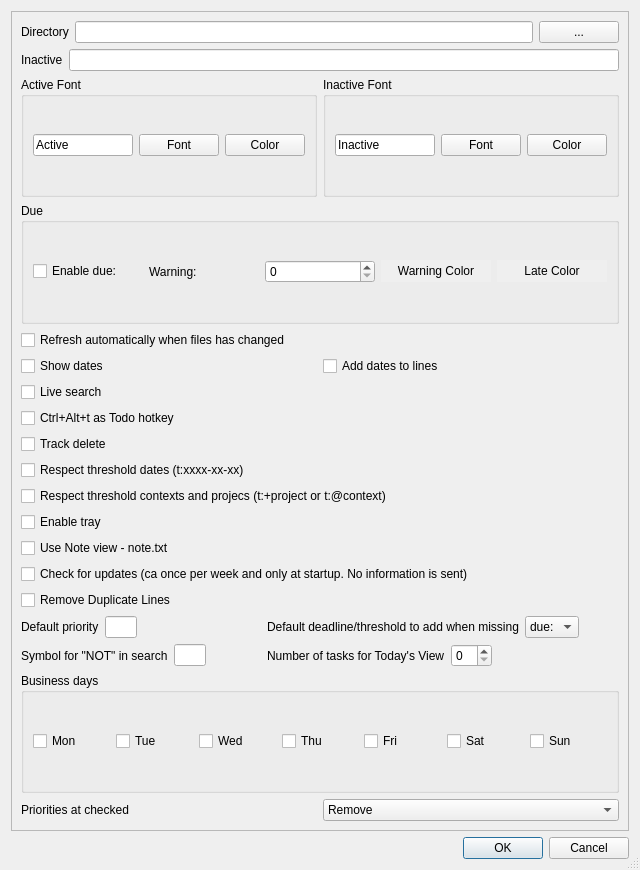
<?xml version="1.0" encoding="UTF-8"?>
<ui version="4.0">
 <class>SettingsDialog</class>
 <widget class="QDialog" name="SettingsDialog">
  <property name="geometry">
   <rect>
    <x>0</x>
    <y>0</y>
    <width>640</width>
    <height>870</height>
   </rect>
  </property>
  <property name="windowTitle">
   <string>Todour Settings</string>
  </property>
  <property name="sizeGripEnabled">
   <bool>true</bool>
  </property>
  <layout class="QVBoxLayout" name="verticalLayout">
   <item>
    <widget class="QScrollArea" name="scrollArea">
     <property name="verticalScrollBarPolicy">
      <enum>Qt::ScrollBarPolicy::ScrollBarAsNeeded</enum>
     </property>
     <property name="widgetResizable">
      <bool>true</bool>
     </property>
     <widget class="QWidget" name="scrollAreaWidgetContents">
      <property name="geometry">
       <rect>
        <x>0</x>
        <y>0</y>
        <width>620</width>
        <height>819</height>
       </rect>
      </property>
      <layout class="QVBoxLayout" name="verticalLayout_2">
       <item>
        <layout class="QHBoxLayout" name="horizontalLayout">
         <item>
          <widget class="QLabel" name="label">
           <property name="text">
            <string>Directory</string>
           </property>
          </widget>
         </item>
         <item>
          <widget class="QLineEdit" name="lineEdit"/>
         </item>
         <item>
          <widget class="QPushButton" name="btnDirBrowse">
           <property name="text">
            <string>...</string>
           </property>
          </widget>
         </item>
        </layout>
       </item>
       <item>
        <layout class="QHBoxLayout" name="horizontalLayout_2">
         <item>
          <widget class="QLabel" name="label_2">
           <property name="text">
            <string>Inactive</string>
           </property>
          </widget>
         </item>
         <item>
          <widget class="QLineEdit" name="lineEdit_2">
           <property name="toolTip">
            <string>Keywords that mark an item as inactive. Seperated by ';'</string>
           </property>
           <property name="statusTip">
            <string/>
           </property>
          </widget>
         </item>
        </layout>
       </item>
       <item>
        <layout class="QHBoxLayout" name="horizontalLayout_3">
         <item>
          <widget class="QGroupBox" name="groupBox_2">
           <property name="title">
            <string>Active Font</string>
           </property>
           <layout class="QHBoxLayout" name="horizontalLayout_4">
            <item>
             <widget class="QLineEdit" name="le_activeFont">
              <property name="enabled">
               <bool>true</bool>
              </property>
              <property name="text">
               <string>Active</string>
              </property>
              <property name="readOnly">
               <bool>true</bool>
              </property>
             </widget>
            </item>
            <item>
             <widget class="QPushButton" name="pb_fontDlgActive">
              <property name="text">
               <string>Font</string>
              </property>
             </widget>
            </item>
            <item>
             <widget class="QPushButton" name="pb_colorDlgActive">
              <property name="text">
               <string>Color</string>
              </property>
             </widget>
            </item>
           </layout>
          </widget>
         </item>
         <item>
          <widget class="QGroupBox" name="groupBox">
           <property name="title">
            <string>Inactive Font</string>
           </property>
           <layout class="QHBoxLayout" name="horizontalLayout_6">
            <item>
             <widget class="QLineEdit" name="le_InactiveFont">
              <property name="text">
               <string>Inactive</string>
              </property>
              <property name="readOnly">
               <bool>true</bool>
              </property>
             </widget>
            </item>
            <item>
             <widget class="QPushButton" name="pb_fontDlgInactive">
              <property name="text">
               <string>Font</string>
              </property>
             </widget>
            </item>
            <item>
             <widget class="QPushButton" name="pb_colorDlgInactive">
              <property name="text">
               <string>Color</string>
              </property>
             </widget>
            </item>
           </layout>
          </widget>
         </item>
        </layout>
       </item>
       <item>
        <layout class="QHBoxLayout" name="horizontalLayout_5">
         <item>
          <widget class="QGroupBox" name="groupBox_3">
           <property name="title">
            <string>Due </string>
           </property>
           <layout class="QVBoxLayout" name="verticalLayout_1">
            <item>
             <layout class="QHBoxLayout" name="horizontalLayout_15">
              <item>
               <widget class="QCheckBox" name="cb_due">
                <property name="text">
                 <string>Enable due:</string>
                </property>
               </widget>
              </item>
              <item>
               <widget class="QLabel" name="label_3">
                <property name="text">
                 <string>Warning:</string>
                </property>
               </widget>
              </item>
              <item>
               <widget class="QSpinBox" name="sb_due_warning"/>
              </item>
              <item>
               <widget class="QPushButton" name="pb_warningColor">
                <property name="autoFillBackground">
                 <bool>true</bool>
                </property>
                <property name="text">
                 <string>Warning Color</string>
                </property>
                <property name="flat">
                 <bool>true</bool>
                </property>
               </widget>
              </item>
              <item>
               <widget class="QPushButton" name="pb_lateColor">
                <property name="autoFillBackground">
                 <bool>true</bool>
                </property>
                <property name="text">
                 <string>Late Color</string>
                </property>
                <property name="flat">
                 <bool>true</bool>
                </property>
               </widget>
              </item>
             </layout>
            </item>
           </layout>
          </widget>
         </item>
        </layout>
       </item>
       <item>
        <widget class="QCheckBox" name="cb_autorefresh">
         <property name="text">
          <string>Refresh automatically when files has changed</string>
         </property>
        </widget>
       </item>
       <item>
        <layout class="QHBoxLayout" name="horizontalLayout_12">
         <item>
          <widget class="QCheckBox" name="cb_showdates">
           <property name="text">
            <string>Show dates</string>
           </property>
          </widget>
         </item>
         <item>
          <widget class="QCheckBox" name="cb_dates">
           <property name="text">
            <string>Add dates to lines</string>
           </property>
          </widget>
         </item>
        </layout>
       </item>
       <item>
        <widget class="QCheckBox" name="cb_liveSearch">
         <property name="text">
          <string>Live search</string>
         </property>
        </widget>
       </item>
       <item>
        <widget class="QCheckBox" name="cb_hotKey">
         <property name="text">
          <string>Ctrl+Alt+t as Todo hotkey</string>
         </property>
        </widget>
       </item>
       <item>
        <widget class="QCheckBox" name="cb_deletedfile">
         <property name="toolTip">
          <string>Save deleted items in deleted.txt</string>
         </property>
         <property name="text">
          <string>Track delete</string>
         </property>
        </widget>
       </item>
       <item>
        <widget class="QCheckBox" name="cb_threshold">
         <property name="text">
          <string>Respect threshold dates (t:xxxx-xx-xx)</string>
         </property>
        </widget>
       </item>
       <item>
        <widget class="QCheckBox" name="cb_threshold_label">
         <property name="text">
          <string>Respect threshold contexts and projecs (t:+project or t:@context)</string>
         </property>
        </widget>
       </item>
       <item>
        <widget class="QCheckBox" name="cb_tray_icon">
         <property name="text">
          <string>Enable tray</string>
         </property>
        </widget>
       </item>
       <item>
        <widget class="QCheckBox" name="cb_note_enable">
         <property name="text">
          <string>Use Note view - note.txt</string>
         </property>
        </widget>
       </item>
       <item>
        <widget class="QCheckBox" name="cb_CheckUpdates">
         <property name="text">
          <string>Check for updates (ca once per week and only at startup. No information is sent)</string>
         </property>
        </widget>
       </item>
       <item>
        <widget class="QCheckBox" name="cb_removeDoublets">
         <property name="text">
          <string>Remove Duplicate Lines</string>
         </property>
        </widget>
       </item>
       <item>
        <layout class="QGridLayout" name="gridLayout">
         <item row="1" column="0">
          <layout class="QHBoxLayout" name="horizontalLayout_10">
           <item>
            <widget class="QLabel" name="label_7">
             <property name="text">
              <string>Symbol for &quot;NOT&quot; in search</string>
             </property>
            </widget>
           </item>
           <item>
            <widget class="QLineEdit" name="search_not_char">
             <property name="maximumSize">
              <size>
               <width>32</width>
               <height>16777215</height>
              </size>
             </property>
             <property name="maxLength">
              <number>1</number>
             </property>
             <property name="alignment">
              <set>Qt::AlignmentFlag::AlignCenter</set>
             </property>
            </widget>
           </item>
           <item>
            <spacer name="horizontalSpacer_4">
             <property name="orientation">
              <enum>Qt::Orientation::Horizontal</enum>
             </property>
             <property name="sizeHint" stdset="0">
              <size>
               <width>40</width>
               <height>20</height>
              </size>
             </property>
            </spacer>
           </item>
          </layout>
         </item>
         <item row="1" column="1">
          <layout class="QHBoxLayout" name="horizontalLayout_11">
           <item>
            <widget class="QLabel" name="label_8">
             <property name="text">
              <string>Number of tasks for Today's View</string>
             </property>
            </widget>
           </item>
           <item>
            <widget class="QSpinBox" name="sb_nn_today"/>
           </item>
           <item>
            <spacer name="horizontalSpacer_3">
             <property name="orientation">
              <enum>Qt::Orientation::Horizontal</enum>
             </property>
             <property name="sizeHint" stdset="0">
              <size>
               <width>40</width>
               <height>20</height>
              </size>
             </property>
            </spacer>
           </item>
          </layout>
         </item>
         <item row="0" column="0">
          <layout class="QHBoxLayout" name="horizontalLayout_11">
           <item>
            <widget class="QLabel" name="label_8">
             <property name="text">
              <string>Default priority</string>
             </property>
            </widget>
           </item>
           <item>
            <widget class="QLineEdit" name="default_priority">
             <property name="maximumSize">
              <size>
               <width>32</width>
               <height>16777215</height>
              </size>
             </property>
             <property name="maxLength">
              <number>1</number>
             </property>
             <property name="alignment">
              <set>Qt::AlignmentFlag::AlignCenter</set>
             </property>
            </widget>
           </item>
           <item>
            <spacer name="horizontalSpacer">
             <property name="orientation">
              <enum>Qt::Orientation::Horizontal</enum>
             </property>
             <property name="sizeHint" stdset="0">
              <size>
               <width>40</width>
               <height>20</height>
              </size>
             </property>
            </spacer>
           </item>
          </layout>
         </item>
         <item row="0" column="1">
          <layout class="QHBoxLayout" name="horizontalLayout_11">
           <item>
            <widget class="QLabel" name="label_6">
             <property name="text">
              <string>Default deadline/threshold to add when missing</string>
             </property>
            </widget>
           </item>
           <item>
            <widget class="QComboBox" name="cb_default_threshold">
             <property name="toolTip">
              <string>What to add to a rec: line without any due: or t:</string>
             </property>
             <item>
              <property name="text">
               <string>due:</string>
              </property>
             </item>
             <item>
              <property name="text">
               <string>t:</string>
              </property>
             </item>
            </widget>
           </item>
           <item>
            <spacer name="horizontalSpacer_2">
             <property name="orientation">
              <enum>Qt::Orientation::Horizontal</enum>
             </property>
             <property name="sizeHint" stdset="0">
              <size>
               <width>40</width>
               <height>20</height>
              </size>
             </property>
            </spacer>
           </item>
          </layout>
         </item>
        </layout>
       </item>
       <item>
        <layout class="QHBoxLayout" name="horizontalLayout_14">
         <item>
          <widget class="QGroupBox" name="groupBox_5">
           <property name="title">
            <string>Business days </string>
           </property>
           <layout class="QHBoxLayout" name="horizontalLayout_14">
            <item>
             <widget class="QCheckBox" name="cb_monday">
              <property name="text">
               <string>Mon</string>
              </property>
             </widget>
            </item>
            <item>
             <widget class="QCheckBox" name="cb_tuesday">
              <property name="text">
               <string>Tue</string>
              </property>
             </widget>
            </item>
            <item>
             <widget class="QCheckBox" name="cb_wednesday">
              <property name="text">
               <string>Wed</string>
              </property>
             </widget>
            </item>
            <item>
             <widget class="QCheckBox" name="cb_thursday">
              <property name="text">
               <string>Thu</string>
              </property>
             </widget>
            </item>
            <item>
             <widget class="QCheckBox" name="cb_friday">
              <property name="text">
               <string>Fri</string>
              </property>
             </widget>
            </item>
            <item>
             <widget class="QCheckBox" name="cb_saturday">
              <property name="text">
               <string>Sat</string>
              </property>
             </widget>
            </item>
            <item>
             <widget class="QCheckBox" name="cb_sunday">
              <property name="text">
               <string>Sun</string>
              </property>
             </widget>
            </item>
           </layout>
          </widget>
         </item>
        </layout>
       </item>
       <item>
        <layout class="QHBoxLayout" name="horizontalLayout_8">
         <item>
          <widget class="QLabel" name="label_4">
           <property name="text">
            <string>Priorities at checked</string>
           </property>
          </widget>
         </item>
         <item>
          <widget class="QComboBox" name="comb_priorities">
           <property name="currentText">
            <string>Remove</string>
           </property>
           <item>
            <property name="text">
             <string>Remove</string>
            </property>
           </item>
           <item>
            <property name="text">
             <string>Keep (move to after date) </string>
            </property>
           </item>
           <item>
            <property name="text">
             <string>Add pri: tag</string>
            </property>
           </item>
          </widget>
         </item>
        </layout>
       </item>
      </layout>
     </widget>
    </widget>
   </item>
   <item>
    <widget class="QDialogButtonBox" name="buttonBox">
     <property name="orientation">
      <enum>Qt::Orientation::Horizontal</enum>
     </property>
     <property name="standardButtons">
      <set>QDialogButtonBox::StandardButton::Cancel|QDialogButtonBox::StandardButton::Ok</set>
     </property>
    </widget>
   </item>
  </layout>
 </widget>
 <resources/>
 <connections>
  <connection>
   <sender>buttonBox</sender>
   <signal>accepted()</signal>
   <receiver>SettingsDialog</receiver>
   <slot>accept()</slot>
   <hints>
    <hint type="sourcelabel">
     <x>248</x>
     <y>254</y>
    </hint>
    <hint type="destinationlabel">
     <x>157</x>
     <y>274</y>
    </hint>
   </hints>
  </connection>
  <connection>
   <sender>buttonBox</sender>
   <signal>rejected()</signal>
   <receiver>SettingsDialog</receiver>
   <slot>reject()</slot>
   <hints>
    <hint type="sourcelabel">
     <x>316</x>
     <y>260</y>
    </hint>
    <hint type="destinationlabel">
     <x>286</x>
     <y>274</y>
    </hint>
   </hints>
  </connection>
 </connections>
</ui>
